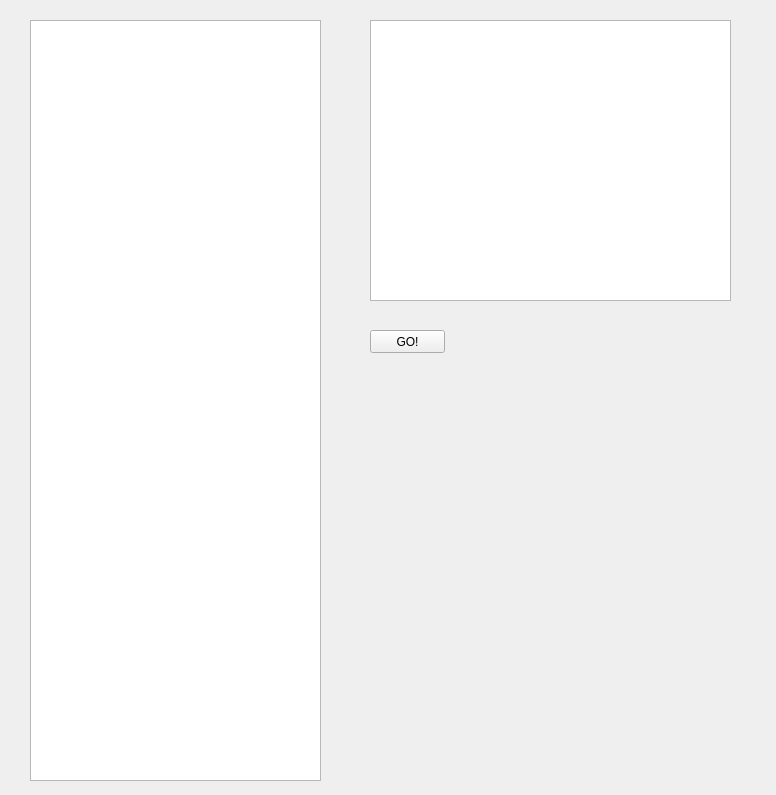
<?xml version="1.0" encoding="UTF-8"?>
<ui version="4.0">
 <class>Widget</class>
 <widget class="QWidget" name="Widget">
  <property name="geometry">
   <rect>
    <x>0</x>
    <y>0</y>
    <width>776</width>
    <height>795</height>
   </rect>
  </property>
  <property name="windowTitle">
   <string>Widget</string>
  </property>
  <widget class="PlotWidget" name="plotter">
   <property name="geometry">
    <rect>
     <x>370</x>
     <y>20</y>
     <width>361</width>
     <height>281</height>
    </rect>
   </property>
  </widget>
  <widget class="ImageView" name="imager">
   <property name="geometry">
    <rect>
     <x>30</x>
     <y>20</y>
     <width>291</width>
     <height>761</height>
    </rect>
   </property>
  </widget>
  <widget class="QPushButton" name="go_button">
   <property name="geometry">
    <rect>
     <x>370</x>
     <y>330</y>
     <width>75</width>
     <height>23</height>
    </rect>
   </property>
   <property name="text">
    <string>GO!</string>
   </property>
  </widget>
 </widget>
 <layoutdefault spacing="6" margin="11"/>
 <customwidgets>
  <customwidget>
   <class>PlotWidget</class>
   <extends>QGraphicsView</extends>
   <header>pyqtgraph</header>
  </customwidget>
  <customwidget>
   <class>ImageView</class>
   <extends>QGraphicsView</extends>
   <header>pyqtgraph</header>
  </customwidget>
 </customwidgets>
 <resources/>
 <connections/>
</ui>
